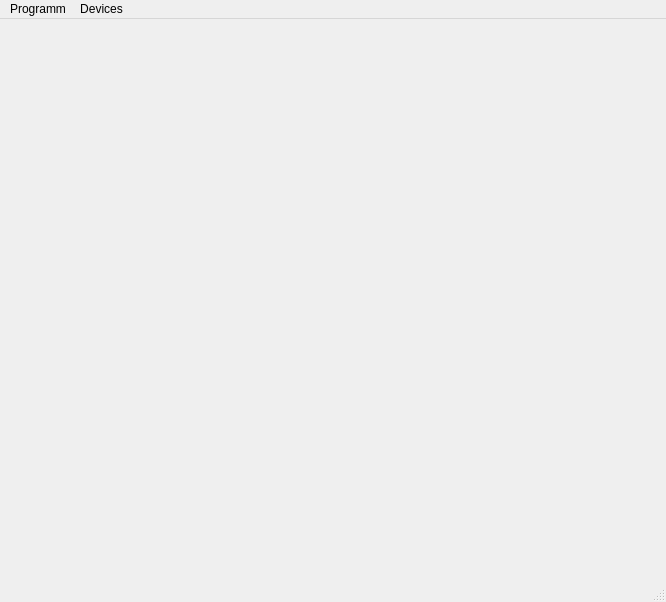
<?xml version="1.0" encoding="UTF-8"?>
<ui version="4.0">
 <class>MainWindowClass</class>
 <widget class="QMainWindow" name="MainWindowClass">
  <property name="geometry">
   <rect>
    <x>0</x>
    <y>0</y>
    <width>666</width>
    <height>602</height>
   </rect>
  </property>
  <property name="windowTitle">
   <string>MainWindow</string>
  </property>
  <widget class="QWidget" name="centralWidget">
   <layout class="QGridLayout" name="gridLayout_6"/>
  </widget>
  <widget class="QMenuBar" name="menuBar">
   <property name="geometry">
    <rect>
     <x>0</x>
     <y>0</y>
     <width>666</width>
     <height>20</height>
    </rect>
   </property>
   <widget class="QMenu" name="menuProgramm">
    <property name="title">
     <string>Programm</string>
    </property>
    <addaction name="actionQuit"/>
   </widget>
   <widget class="QMenu" name="menuDevices">
    <property name="title">
     <string>Devices</string>
    </property>
    <addaction name="actionCameraSMX"/>
   </widget>
   <addaction name="menuProgramm"/>
   <addaction name="menuDevices"/>
  </widget>
  <widget class="QStatusBar" name="statusBar"/>
  <action name="actionQuit">
   <property name="text">
    <string>Quit</string>
   </property>
  </action>
  <action name="action_DialogExample">
   <property name="text">
    <string>Show Dialog</string>
   </property>
  </action>
  <action name="actionCameraSMX">
   <property name="text">
    <string>Camera SMX 150</string>
   </property>
  </action>
 </widget>
 <layoutdefault spacing="6" margin="11"/>
 <resources/>
 <connections/>
</ui>
